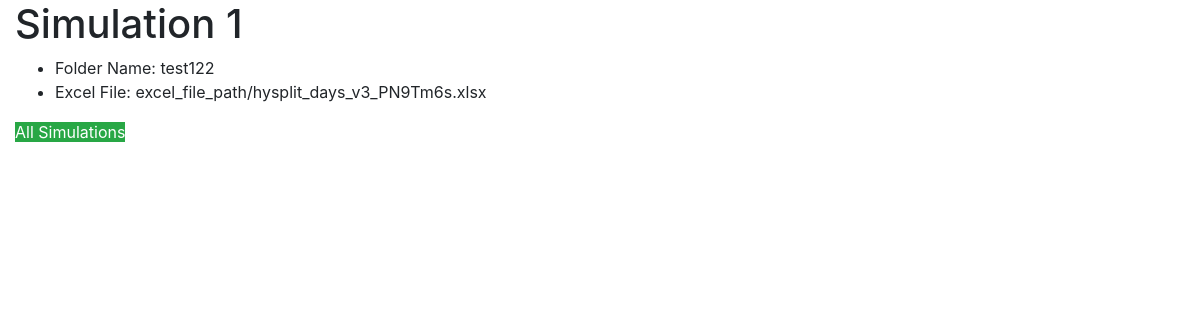
Screenshot of /lovysimulation/1 with the database file from the repository.
### lovysimulation/models.py (models this page shows, shortened)
class Simulation(models.Model):
    folder_name = models.CharField(
        max_length=64,
        unique=True,
        blank=False,
    )
    excel_file_path = models.FileField(upload_to='excel_file_path')

### lovysimulation/views.py (the view)
# urls.py: path("<int:simulation_id>", views.simulation, name="view"),
def simulation(request, simulation_id):
    simulation = Simulation.objects.get(id=simulation_id)
    return render(request, "lovysimulation/simulation.html", {"simulation": simulation})

### lovysimulation/templates/lovysimulation/simulation.html
{% extends 'lovysimulation/layout.html' %}
{% load crispy_forms_tags %}
{% block body%}
    <h1> Simulation {{ simulation.id }} </h1>
    <ul>
        <li> Folder Name: {{ simulation.folder_name}}</li>
        <li> Excel File: {{ simulation.excel_file_path}}</li>
    </ul>
    <a href="{% url 'simulations:index' %}" class="btn-success">All Simulations</a>
{% endblock %}

### rows the page displays
Simulation: id "1", folder_name "test122", excel_file_path "excel_file_path/hysplit_days_v3_PN9Tm6s.xlsx"
